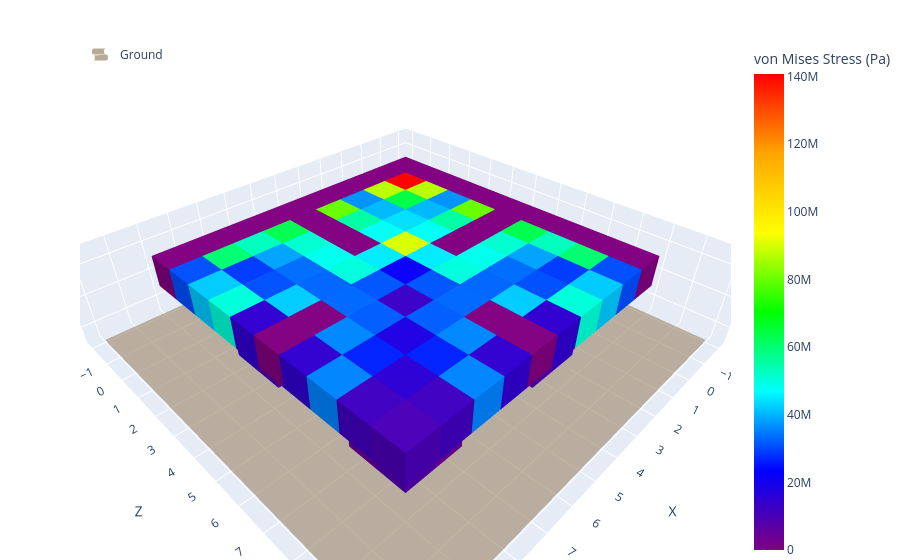

Notebook cell for this chart:
### Code cell
from eval_code.utils.stress import compute_von_mises_stress
from eval_code.structural_stability import stress_score

# Biased pillar: five 2x2 columns at (2,2), (2,7), (7,2), (7,7), (5,5); 10x10 roof at y=2
column_bases = [(2, 2), (2, 7), (7, 2), (7, 7), (5, 5)]
coords = []
for (cx, cz) in column_bases:
    for y in range(2):
        for dx in range(2):
            for dz in range(2):
                coords.append({'x': cx + dx, 'y': y, 'z': cz + dz})
for x in range(10):
    for z in range(10):
        coords.append({'x': x, 'y': 2, 'z': z})

assert 0 <= stress_score(coords, 62e6) < 1.0  # over threshold

# Calling intermediate functions again for visualization
von_mises = compute_von_mises_stress(coords)
print('Max von Mises Stress (Pa):', max(von_mises))
plotly_blocks.plot(coords, color=von_mises, colorbar_title="von Mises Stress (Pa)", alpha=1)

### Figure 1 — Plotly figure (JSON) as saved in the notebook; plotly's stock layout.template omitted (floating-point values rounded to 4 significant figures; data arrays with more than 128 entries replaced by an {"elided": "..."} marker saying what was removed)
{"data": [{"colorscale": [[0, "#8B7355"], [1, "#8B7355"]], "name": "Ground", "opacity": 0.6, "showlegend": true, "showscale": false, "type": "surface", "x": [[-2, 11], [-2, 11]], "y": [[-2, -2], [11, 11]], "z": [[-0.5, -0.5], [-0.5, -0.5]]}, {"facecolor": {"elided": "1680 str values"}, "flatshading": true, "i": {"elided": "1680 int values"}, "j": {"elided": "1680 int values"}, "k": {"elided": "1680 int values"}, "opacity": 1, "type": "mesh3d", "x": {"elided": "1120 float values"}, "y": {"elided": "1120 float values"}, "z": {"elided": "1120 float values"}}, {"marker": {"cmax": 140800000.0, "cmin": 0, "color": {"elided": "140 float values"}, "colorbar": {"title": {"text": "von Mises Stress (Pa)"}}, "colorscale": [[0, "#800080"], [0.1667, "#0000FF"], [0.3333, "#00FFFF"], [0.5, "#00FF00"], [0.6667, "#FFFF00"], [0.8333, "#FFA500"], [1, "#FF0000"]], "size": 0.1}, "mode": "markers", "showlegend": false, "type": "scatter3d", "x": [null], "y": [null], "z": [null]}], "layout": {"legend": {"itemsizing": "constant", "x": 0, "xanchor": "left", "y": 1, "yanchor": "top"}, "margin": {"b": 0, "l": 80, "r": 0, "t": 40}, "scene": {"aspectmode": "data", "xaxis": {"dtick": 1, "tick0": -1, "tickformat": ",d", "tickmode": "linear", "title": {"text": "X"}}, "yaxis": {"dtick": 1, "tick0": -1, "tickformat": ",d", "tickmode": "linear", "title": {"text": "Z"}}, "zaxis": {"dtick": 1, "tick0": -1, "tickformat": ",d", "tickmode": "linear", "title": {"text": "Y (Height)"}}}, "title": {"text": ""}}}
